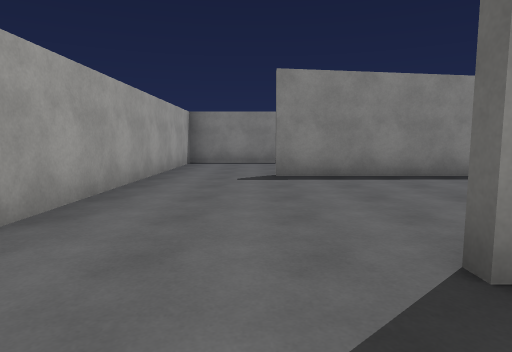
[1] (above)

12 first-person views from a walk through a 3-D level made in the Unity game engine. The camera is 1.3 m above the floor, tilts 6° down and sees 75° across. The floor is counted in squares, 2 m on a side. Each view is taken from the middle of a square. On the plan, view 1 faces up. The plan holds only what a view shows up to about 10 squares ahead; the rest is blank. The place goes on beyond the plan. The player is left out. Some animated figures are left out. Surface patterns are stand-ins for the level's own textures.

[2]
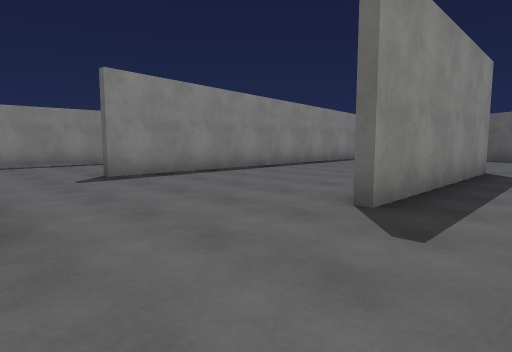

[3]
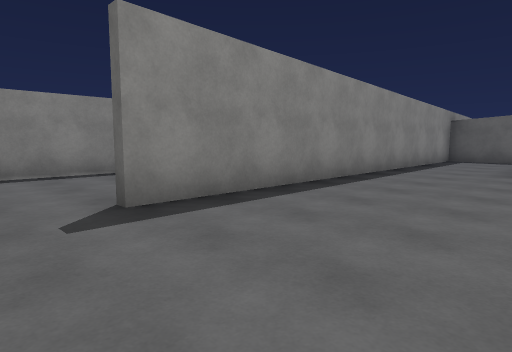

[4]
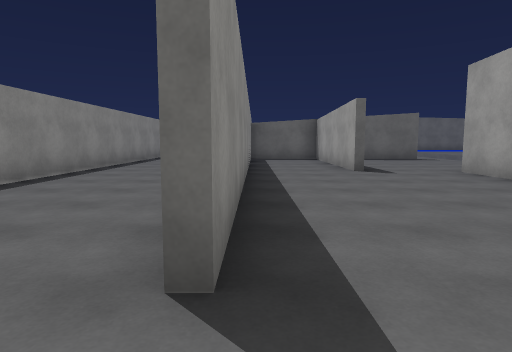

[5]
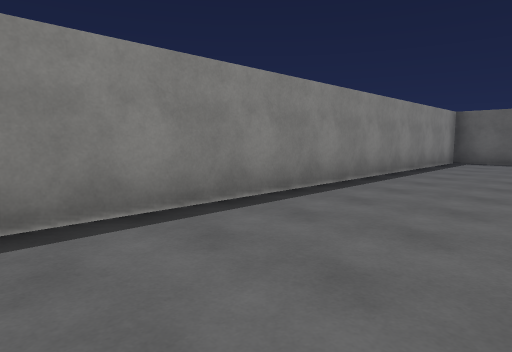

[6]
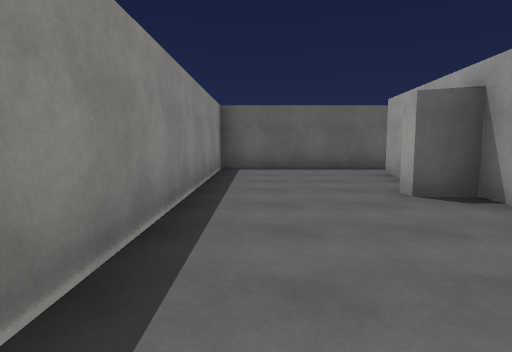

[7]
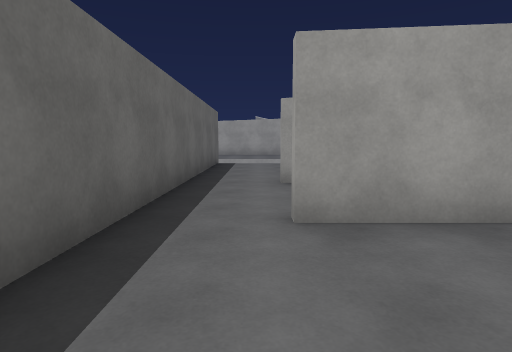

[8]
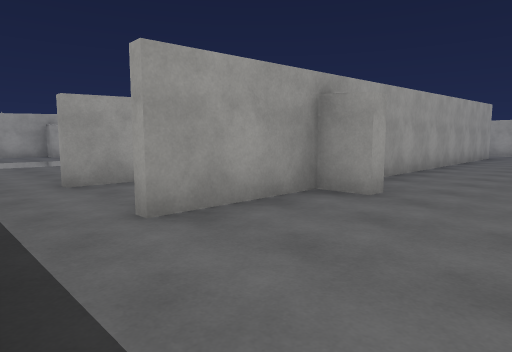

[9]
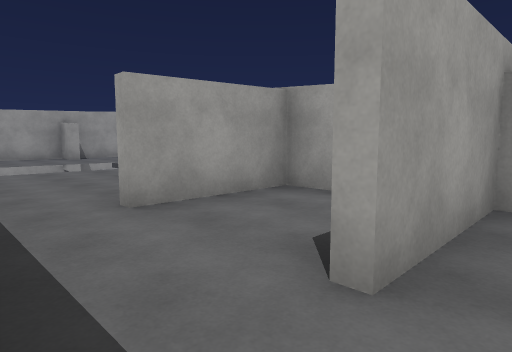

[10]
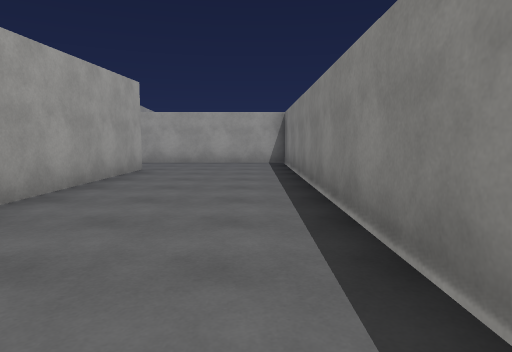

[11]
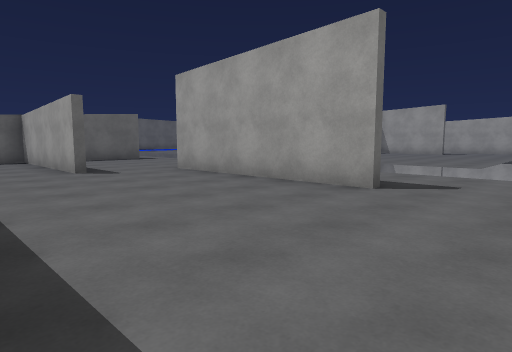

[12]
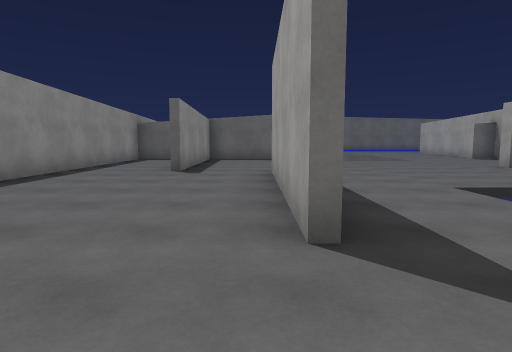

### Floor plan
Key: @ floor where view 1 was taken; # wall or solid block; x gap in a wall; . floor.
Columns run from 2 left of view 1 to 16 right of it. Each row starts with its distance up from view 1.
 10 ###################
  9 #.................#
  8 #.................#
  7 #............#....#
  6 #..#############..#
  5 #............#....#
  4 #........#######..#
  3 #...........   ...#
  2  ...#####...   ...#
  1  ...........  ....#
  0 ..@.........  ....#
 -1        .....     x
 -2        .....
 -3        .....
 -4    ..   ....
 -5    ..    #

Positions as (right, up) in squares from view 1, and headings:
1: (0, 0), facing up
2: (-2, 0), facing up-right
3: (-1, 3), facing up-right
4: (-1, 6), facing right
5: (4, 7), facing up-right
6: (7, 9), facing right
7: (14, 9), facing down
8: (15, 9), facing down-left
9: (15, 7), facing down-left
10: (8, 9), facing left
11: (-1, 6), facing down-right
12: (-1, 2), facing right
